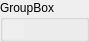
<?xml version="1.0" encoding="UTF-8"?>
<ui version="4.0">
 <class>VectorSetter</class>
 <widget class="QWidget" name="VectorSetter">
  <property name="enabled">
   <bool>true</bool>
  </property>
  <property name="geometry">
   <rect>
    <x>0</x>
    <y>0</y>
    <width>89</width>
    <height>42</height>
   </rect>
  </property>
  <property name="windowTitle">
   <string>Form</string>
  </property>
  <layout class="QHBoxLayout" name="horizontalLayout">
   <property name="spacing">
    <number>0</number>
   </property>
   <property name="leftMargin">
    <number>0</number>
   </property>
   <property name="topMargin">
    <number>0</number>
   </property>
   <property name="rightMargin">
    <number>0</number>
   </property>
   <property name="bottomMargin">
    <number>0</number>
   </property>
   <item>
    <widget class="QGroupBox" name="groupBox">
     <property name="sizePolicy">
      <sizepolicy hsizetype="Minimum" vsizetype="Minimum">
       <horstretch>0</horstretch>
       <verstretch>0</verstretch>
      </sizepolicy>
     </property>
     <property name="autoFillBackground">
      <bool>false</bool>
     </property>
     <property name="title">
      <string>GroupBox</string>
     </property>
     <layout class="QHBoxLayout" name="horizontalLayout_2">
      <property name="spacing">
       <number>0</number>
      </property>
      <property name="leftMargin">
       <number>0</number>
      </property>
      <property name="topMargin">
       <number>0</number>
      </property>
      <property name="rightMargin">
       <number>0</number>
      </property>
      <property name="bottomMargin">
       <number>0</number>
      </property>
      <item>
       <widget class="ValueSlider" name="x" native="true">
        <property name="autoFillBackground">
         <bool>true</bool>
        </property>
       </widget>
      </item>
      <item>
       <widget class="ValueSlider" name="y" native="true"/>
      </item>
      <item>
       <widget class="ValueSlider" name="z" native="true"/>
      </item>
      <item>
       <widget class="ValueSlider" name="w" native="true"/>
      </item>
     </layout>
    </widget>
   </item>
  </layout>
 </widget>
 <customwidgets>
  <customwidget>
   <class>ValueSlider</class>
   <extends>QWidget</extends>
   <header>valueslider.hpp</header>
   <container>1</container>
  </customwidget>
 </customwidgets>
 <resources/>
 <connections/>
</ui>
